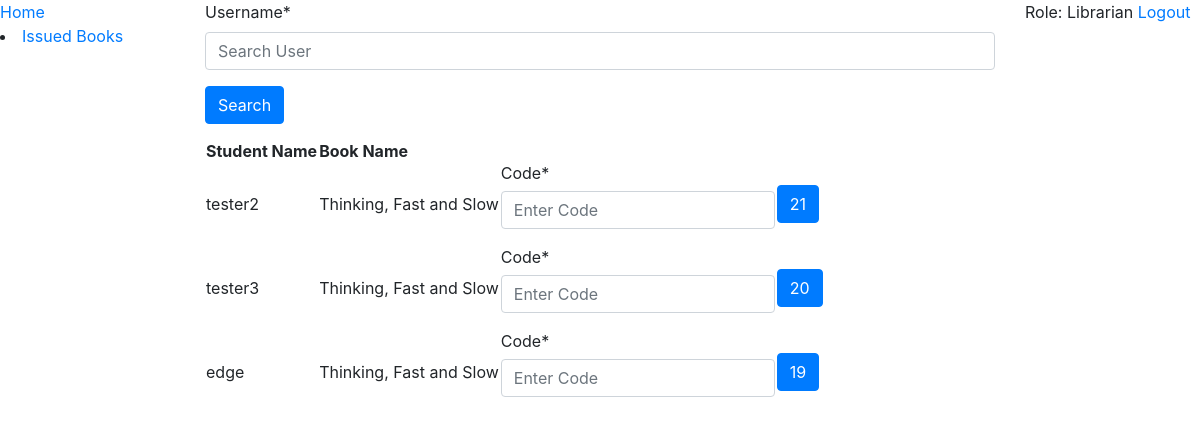
Before: /librarian/ (signed in) with the older database file.
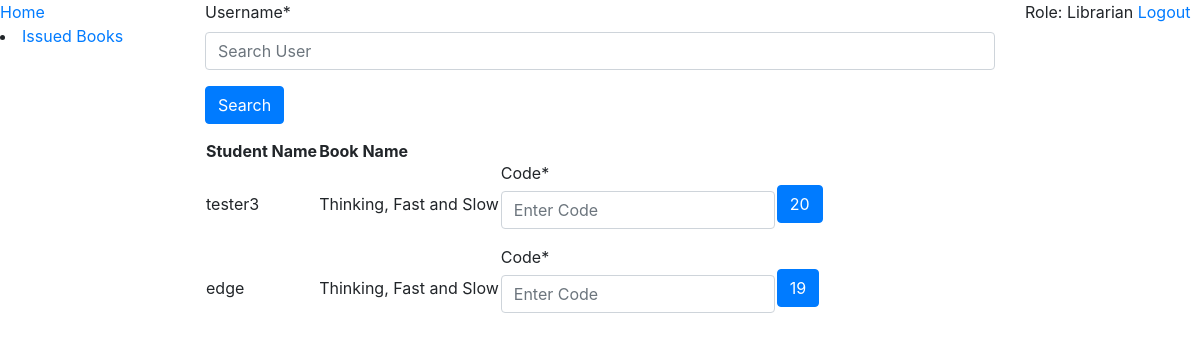
After: the same page with the newer database file.
### book_issue/models.py (models this page shows, shortened)
class TimeStampModel(models.Model):
    created = models.DateTimeField(auto_now_add=True)
    class Meta:
        abstract = True

class BookIssueCode(TimeStampModel):
    user = models.ForeignKey(User, on_delete=models.CASCADE, related_name='user')
    book = models.ForeignKey('books.Book', on_delete=models.CASCADE, related_name='book')
    code = models.CharField(max_length=6)
    class Meta:
        permissions = (
            ("can_enter_code_to_issue_book", "can enter code to issue book"),
        )

### books/models.py (models this page shows, shortened)
class Book(models.Model):
    title = models.CharField(max_length=100)
    author_name = models.CharField(max_length=50)
    publisher_name = models.CharField(max_length=50, blank=True)
    pages = models.PositiveIntegerField(blank=True, null=True)
    pub_year = models.PositiveIntegerField()
    books_available = models.IntegerField()

### librarian/views.py (the view, shortened to what this page needs)
# urls.py: 2. Add a URL to urlpatterns:  path('', views.home, name='home')
@permission_required('book_issue.add_bookissuecode')
def home(request):
    book_issue_requests = BookIssueCode.objects.all().order_by('-created')
    search_form = SearchForm(request.GET or None)
    book_issue_code_form = BookIssueCodeForm()
    if search_form.is_valid():
        q = search_form.cleaned_data['username']
        return HttpResponseRedirect(reverse('librarian:search_result', kwargs={'q': q}))
    context = {'book_issue_requests': book_issue_requests, 'book_issue_code_form': book_issue_code_form,
               'search_form': search_form}
    return render(request, 'librarian/home.html', context)

### librarian/forms.py
class BookIssueCodeForm(forms.Form):
    code = forms.CharField(max_length=6, widget=forms.TextInput({'placeholder': 'Enter Code'}))

class SearchForm(forms.Form):
    username = forms.CharField(max_length=30, widget=forms.TextInput({'placeholder': 'Search User'}))

### librarian/templates/librarian/home.html (shortened to what this page needs)
{%extends 'librarian/base.html'%}
{%load crispy_forms_tags %}
{%block content%}
    <form method="get" action="{%url 'librarian:search' %}">
        {{search_form|crispy}}
        <input name="search" value="Search" class="btn btn-primary" type="submit">
    </form>
    <table>
        <tr>
            <th>Student Name</th>
            <th>Book Name</th>
        </tr>
        {%for book_issue_request in book_issue_requests%}
            <tr>
                <td>{{book_issue_request.user.username}}</td>
                <td>{{book_issue_request.book.title}}</td>
                <form method="post" action="{%url 'librarian:home'%}" class="form-inline">
                    <td>
                        {{book_issue_code_form|crispy}}
                    </td>
                    <td>
                        <input type="submit" name="check_code" value="{{book_issue_request.pk}}"
                               class="btn btn-primary" >
                    </td>
                </form>
            </tr>
        {%endfor%}
    </table>
{%endblock%}

Changed rows visible on the page:
removed BookIssueCode: user.username "tester2", book "Thinking, Fast and Slow", check_code "21"
